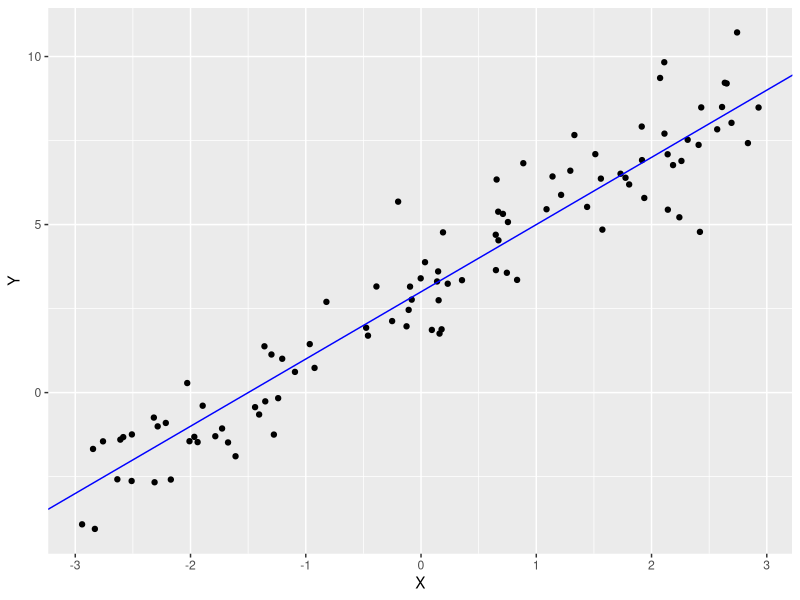
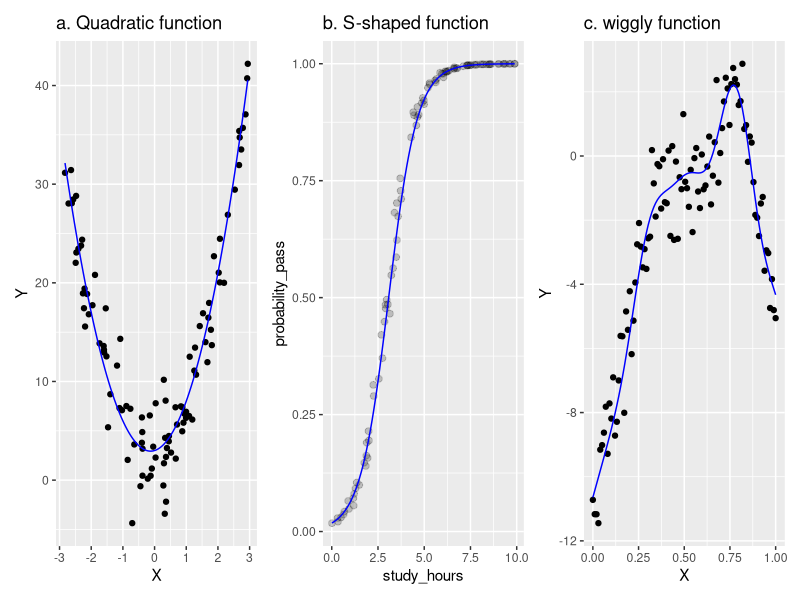

Write R code to recreate these figures, in order.
## ---- chunk 1
# chapter_status("incomplete")
library(knitr)
library(patchwork)
## ---- chunk 2
library("tidyverse") # if needed

set.seed(62)

dat <- tibble(X = runif(100, -3, 3),
              Y = 3 + 2 * X + rnorm(100))

ggplot(dat, aes(X, Y)) +
  geom_point() +
  geom_abline(intercept = 3, slope = 2, color = "blue")
## ---- chunk 3
## quadratic

quadratic_function <- function(X) {
  3 + X + 4 * X^2
}

quadratic <- tibble(X = runif(100, -3, 3),
                    X2 = X^2,
                    Y = 3 + X + 4 * X2 +
                      rnorm(100, sd = 3))

  
## logit

logit_function <- function(x, b0 = -4, b1 = 1.3, err = TRUE) {
  evec <- if (err) {
            rnorm(length(x), sd = .2)
          } else {
            0
          }
  1 / (1 + exp(-(b0 + b1 * x + evec)))
}

logit <- tibble(study_hours = runif(100, 0, 10),
                probability_pass = logit_function(study_hours))

       
## wiggle

wiggle <- function(max_time, stddev=2, k=10, scaling=1) {
  x <- seq(0, 1, length = max_time)
                                        # time points
  sm <- mgcv::smooth.construct(mgcv::s(x, k = k, bs = "tp"),
                               data = data.frame(x = x),
                               knots = NULL)

  b <- rnorm(k, 0, stddev) * scaling  # simulate coefficients sampled from
                                        # an N(0, stdev) distribution;

  X <- b * t(sm$X)                    # weight the basis functions

  f <- X[1, ] * 0                     # and add them up
  for (i in 1:k) {
    f <- f + X[i, ]
  }

  return(f)
}

wiggle_data <- tibble(X = seq(0, 1, length.out = 100),
                      Y_hat = wiggle(100),
                      Y = Y_hat + rnorm(length(Y_hat)))

g1 <- ggplot(quadratic, aes(X)) +
  geom_point(aes(y = Y)) +
  geom_function(fun = quadratic_function, color = "blue") +
  ggtitle("a. Quadratic function")

g2 <- ggplot(logit, aes(study_hours)) +
  geom_point(aes(y = probability_pass), alpha = .2, size = 2) +
  geom_function(fun = logit_function,
                args = list(err = FALSE), color = "blue") +
  ggtitle("b. S-shaped function")

g3 <- ggplot(wiggle_data, aes(X, Y)) +
  geom_point() +
  geom_line(aes(y = Y_hat), color = "blue") +
  ggtitle("c. wiggly function")

g1 + g2 + g3
## ---- chunk 4
library("tidyverse")

set.seed(2021)  # 可以是任意整数
## ---- chunk 5
parents <- rnorm(n = 50, mean = 480, sd = 40)
## ---- chunk 6
parents
## ---- chunk 7
control <- rnorm(n = 50, mean = 500, sd = 40)
## ---- chunk 8
dat <- tibble(group = rep(c("parent", "control"), each = 50),
              rt = c(parents, control))

dat
